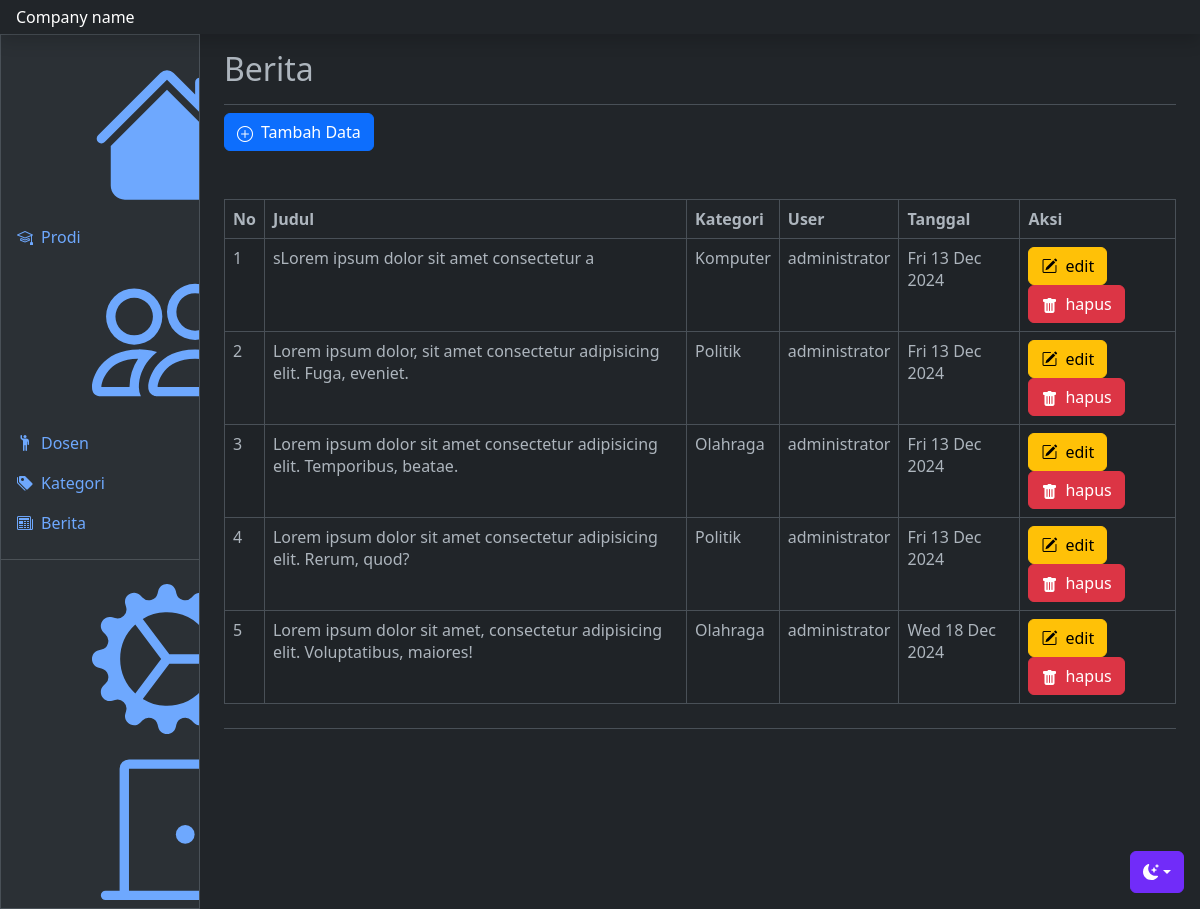
The app's page /admin/index.php?p=berita (signed in) with its own data.
### tables this page shows
CREATE TABLE `berita` (
  `id` int(11) NOT NULL,
  `user_id` int(11) NOT NULL,
  `kategori_id` int(11) NOT NULL,
  `judul_berita` varchar(100) NOT NULL,
  `file_upload` varchar(100) NOT NULL,
  `isi_berita` text NOT NULL,
  `date_created` timestamp NOT NULL DEFAULT current_timestamp()
);

CREATE TABLE `kategori` (
  `id` int(11) NOT NULL,
  `nama_kategori` varchar(50) NOT NULL
);

### admin/berita.php (the view, shortened to what this page needs)
<?php
    include '../koneksi.php';
    $aksi = isset($_GET['aksi']) ? $_GET['aksi'] : 'list';
    switch ($aksi) {
        case 'list':
?>
        <h1 class="h2 border-bottom pb-3">Berita</h1>
        <a href="?p=berita&aksi=input" class="btn btn-primary mb-5"><i class="bi bi-plus-circle me-2"></i>Tambah Data</a>
        <table id="example" class="table table-bordered table-striped">
            <thead>
                <tr>
                    <th>No</th>
                    <th>Judul</th>
                    <th>Kategori</th>
                    <th>User</th>
                    <th>Tanggal</th>
                    <th>Aksi</th>
                </tr>
            </thead>
            <tbody>
                <?php
                $getData = mysqli_query($db,"SELECT *, berita.id AS berita_id FROM berita JOIN kategori ON berita.kategori_id = kategori.id");
                $no = 1;
                while($arrData = mysqli_fetch_array($getData)){
                    ?>
            <tr>
                <td><?= $no ?></td>
                <td><?= $arrData['judul_berita'] ?></td>
                <td><?= $arrData['nama_kategori'] ?></td>
                <td><?= $_SESSION['nama'] ?></td>
                <td><?= date('D d M Y',strtotime($arrData['date_created'])) ?></td>
                <td>
                    <a href="?p=berita&aksi=edit&id=<?= $arrData['berita_id'] ?>" class="btn btn-warning"><bi class="bi-pencil-square me-2"></bi>edit</a>
                    <a href="proses_berita.php?proses=delete&id=<?= $arrData['berita_id'] ?>" class="btn btn-danger"  onclick="return confirm('yakin ingin menghapus data?')"><i class="bi bi-trash-fill me-2"></i>hapus</a>
                </td>
            </tr>
            <?php
            $no++;
        }
        ?>
        </tbody>
    </table>
<?php
            break;
?>
<?php
    }
?>

### admin/index.php (style rules this page uses)
.bi { vertical-align: -.125em; fill: currentColor; }

### records on screen
berita: judul_berita "sLorem ipsum dolor sit amet consectetur a", kategori.nama_kategori "Komputer", date_created "Fri 13 Dec 2024"
berita: judul_berita "Lorem ipsum dolor, sit amet consectetur adipisicing elit. Fuga, eveniet.", kategori.nama_kategori "Politik", date_created "Fri 13 Dec 2024"
berita: judul_berita "Lorem ipsum dolor sit amet consectetur adipisicing elit. Temporibus, beatae.", kategori.nama_kategori "Olahraga", date_created "Fri 13 Dec 2024"
berita: judul_berita "Lorem ipsum dolor sit amet consectetur adipisicing elit. Rerum, quod?", kategori.nama_kategori "Politik", date_created "Fri 13 Dec 2024"
berita: judul_berita "Lorem ipsum dolor sit amet, consectetur adipisicing elit. Voluptatibus, maiores!", kategori.nama_kategori "Olahraga", date_created "Wed 18 Dec 2024"
